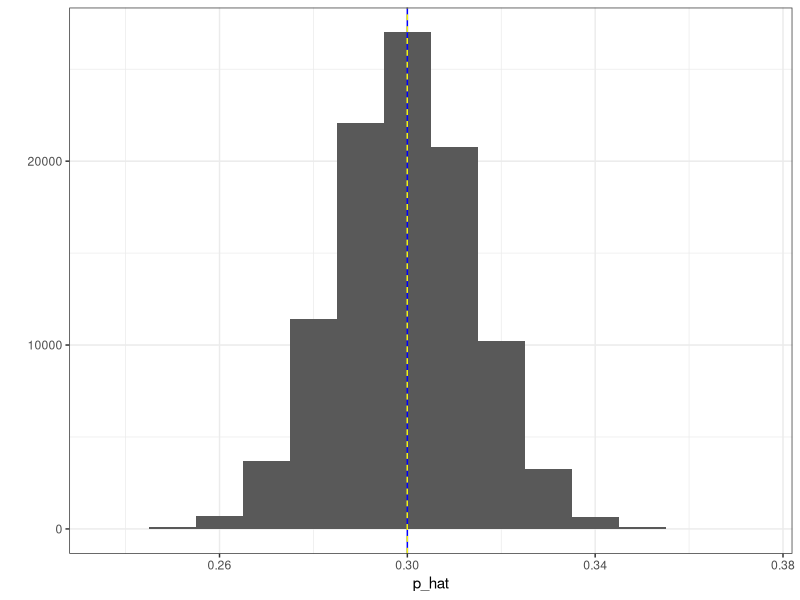
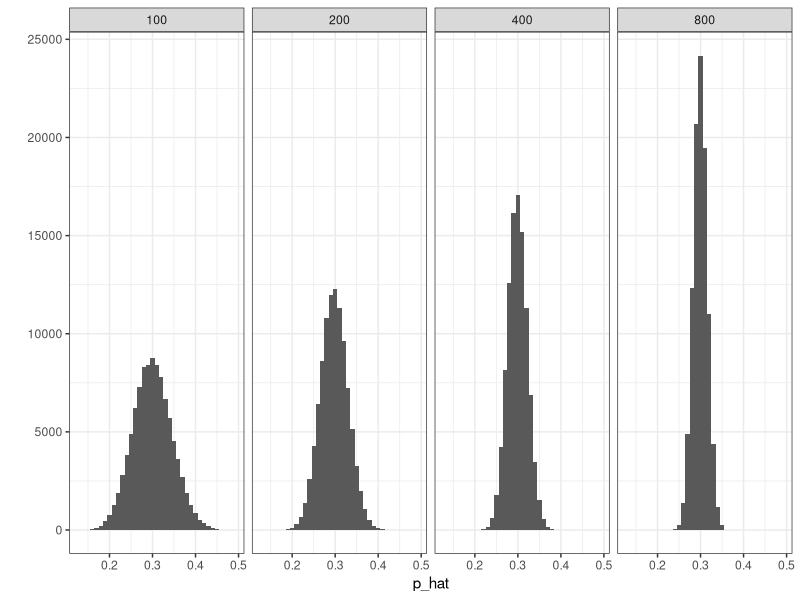
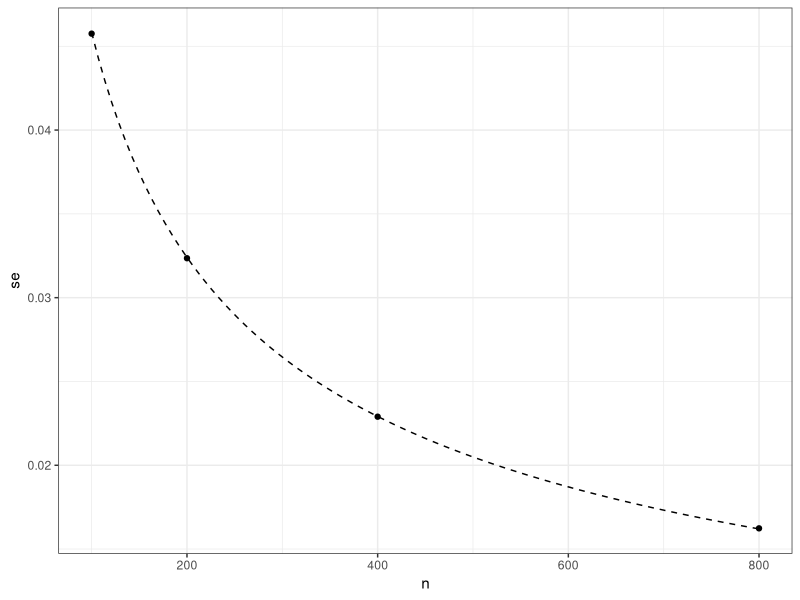

R code for these plots, in order:
library(ggplot2)
library(reshape)
library(dplyr)
theme_set(theme_bw())
set.seed(42)

estimate_coin_bias <- function(n,p){
  mean(rbinom(n,1,p))
}

View(estimate_coin_bias)

n <- 1000
p <- 0.3
p_hat <- replicate(1e5, estimate_coin_bias(n,p))

qplot(x=p_hat, geom="histogram", binwidth=0.01) + geom_vline(xintercept=0.3, color = "blue") + geom_vline(xintercept=mean(p_hat), linetype=2, color="yellow")

#yellow represents the mean calculated by averaging the coin flips
#blue represents 'true' mean (only known becuase we hardcodede it in)

#=====
#repeating for different sample sizes
plot_data <- data.frame()
for (n in c(100, 200, 400, 800)) {
  tmp <- data.frame(n=n, p_hat=replicate(1e5, estimate_coin_bias(n, p)))
  plot_data <- rbind(plot_data, tmp)
}

qplot(data=plot_data, x=p_hat, geom="histogram", binwidth=0.01, facets = . ~ n)
#can see that the more samples, hte more pointy (i.e. centered around true mean) the data gets

#===
#standard error (se)

se <- plot_data %>%
  group_by(n) %>%
  summarize(se=sd(p_hat))
qplot(data=se, x=n, y=se) +
  stat_function(fun=function(n) {sqrt(p * (1 - p) / n)}, linetype=2)
